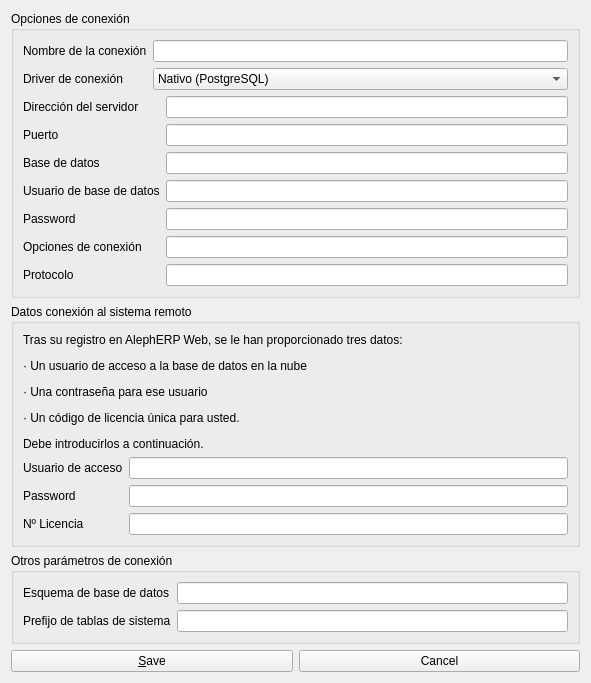
<?xml version="1.0" encoding="UTF-8"?>
<ui version="4.0">
 <class>AERPEditConnectOptionsDlg</class>
 <widget class="QWidget" name="AERPEditConnectOptionsDlg">
  <property name="geometry">
   <rect>
    <x>0</x>
    <y>0</y>
    <width>591</width>
    <height>628</height>
   </rect>
  </property>
  <property name="windowTitle">
   <string>AlephERP - Configuración de conexión</string>
  </property>
  <property name="windowIcon">
   <iconset>
    <normaloff>:/aplicacion/images/alephLogoIcon.ico</normaloff>:/aplicacion/images/alephLogoIcon.ico</iconset>
  </property>
  <layout class="QGridLayout" name="gridLayout_5">
   <item row="0" column="0" colspan="2">
    <widget class="QGroupBox" name="gbGeneral">
     <property name="title">
      <string>Opciones de conexión</string>
     </property>
     <layout class="QGridLayout" name="gridLayout_3">
      <item row="0" column="0">
       <widget class="QLabel" name="label_12">
        <property name="text">
         <string>Nombre de la conexión</string>
        </property>
       </widget>
      </item>
      <item row="0" column="1">
       <widget class="QLineEdit" name="leName"/>
      </item>
      <item row="1" column="0">
       <widget class="QLabel" name="label">
        <property name="sizePolicy">
         <sizepolicy hsizetype="Maximum" vsizetype="Preferred">
          <horstretch>0</horstretch>
          <verstretch>0</verstretch>
         </sizepolicy>
        </property>
        <property name="text">
         <string>Driver de conexión</string>
        </property>
       </widget>
      </item>
      <item row="1" column="1">
       <widget class="QComboBox" name="cbType">
        <item>
         <property name="text">
          <string>Nativo (PostgreSQL)</string>
         </property>
        </item>
        <item>
         <property name="text">
          <string>ODBC</string>
         </property>
        </item>
        <item>
         <property name="text">
          <string>SQLite</string>
         </property>
        </item>
        <item>
         <property name="text">
          <string>Cloud (Nube)</string>
         </property>
        </item>
        <item>
         <property name="text">
          <string>Firebird / Interbase</string>
         </property>
        </item>
       </widget>
      </item>
      <item row="2" column="0" colspan="2">
       <widget class="QStackedWidget" name="stackedWidget">
        <property name="currentIndex">
         <number>0</number>
        </property>
        <widget class="QWidget" name="page">
         <layout class="QGridLayout" name="gridLayout_6">
          <property name="margin">
           <number>0</number>
          </property>
          <item row="0" column="0">
           <widget class="QLabel" name="label_2">
            <property name="text">
             <string>Dirección del servidor</string>
            </property>
           </widget>
          </item>
          <item row="0" column="1">
           <widget class="QLineEdit" name="leServer"/>
          </item>
          <item row="1" column="0">
           <widget class="QLabel" name="label_7">
            <property name="text">
             <string>Puerto</string>
            </property>
           </widget>
          </item>
          <item row="1" column="1">
           <widget class="QLineEdit" name="lePort"/>
          </item>
          <item row="2" column="0">
           <widget class="QLabel" name="label_3">
            <property name="text">
             <string>Base de datos</string>
            </property>
           </widget>
          </item>
          <item row="2" column="1">
           <widget class="QLineEdit" name="leDatabase"/>
          </item>
          <item row="3" column="0">
           <widget class="QLabel" name="label_4">
            <property name="text">
             <string>Usuario de base de datos</string>
            </property>
           </widget>
          </item>
          <item row="3" column="1">
           <widget class="QLineEdit" name="leUser"/>
          </item>
          <item row="4" column="0">
           <widget class="QLabel" name="label_5">
            <property name="text">
             <string>Password</string>
            </property>
           </widget>
          </item>
          <item row="4" column="1">
           <widget class="QLineEdit" name="lePassword"/>
          </item>
          <item row="5" column="0">
           <widget class="QLabel" name="label_9">
            <property name="text">
             <string>Opciones de conexión</string>
            </property>
           </widget>
          </item>
          <item row="5" column="1">
           <widget class="QLineEdit" name="leConnectionOptions"/>
          </item>
          <item row="6" column="0">
           <widget class="QLabel" name="label_10">
            <property name="text">
             <string>Protocolo</string>
            </property>
           </widget>
          </item>
          <item row="6" column="1">
           <widget class="QLineEdit" name="leCloudProtocol"/>
          </item>
         </layout>
        </widget>
        <widget class="QWidget" name="page_2">
         <layout class="QGridLayout" name="gridLayout_2">
          <property name="margin">
           <number>0</number>
          </property>
          <item row="0" column="0">
           <widget class="QLabel" name="label_8">
            <property name="text">
             <string>DSN</string>
            </property>
           </widget>
          </item>
          <item row="0" column="1">
           <widget class="QLineEdit" name="leODBC"/>
          </item>
          <item row="1" column="1">
           <spacer name="verticalSpacer_2">
            <property name="sizeHint" stdset="0">
             <size>
              <width>20</width>
              <height>165</height>
             </size>
            </property>
           </spacer>
          </item>
         </layout>
        </widget>
        <widget class="QWidget" name="page_3">
         <layout class="QVBoxLayout" name="verticalLayout">
          <item>
           <spacer name="verticalSpacer">
            <property name="sizeHint" stdset="0">
             <size>
              <width>20</width>
              <height>155</height>
             </size>
            </property>
           </spacer>
          </item>
         </layout>
        </widget>
       </widget>
      </item>
     </layout>
    </widget>
   </item>
   <item row="2" column="0" colspan="2">
    <widget class="QGroupBox" name="gbOther">
     <property name="title">
      <string>Otros parámetros de conexión</string>
     </property>
     <layout class="QGridLayout" name="gridLayout_4">
      <item row="0" column="0">
       <widget class="QLabel" name="label_11">
        <property name="text">
         <string>Esquema de base de datos</string>
        </property>
       </widget>
      </item>
      <item row="0" column="1">
       <widget class="QLineEdit" name="leSchema"/>
      </item>
      <item row="1" column="0">
       <widget class="QLabel" name="label_6">
        <property name="text">
         <string>Prefijo de tablas de sistema</string>
        </property>
       </widget>
      </item>
      <item row="1" column="1">
       <widget class="QLineEdit" name="leSystemTables"/>
      </item>
     </layout>
    </widget>
   </item>
   <item row="3" column="0">
    <widget class="QPushButton" name="pbSave">
     <property name="text">
      <string>&amp;Save</string>
     </property>
     <property name="icon">
      <iconset>
       <normaloff>:/generales/images/saveAndClose.png</normaloff>:/generales/images/saveAndClose.png</iconset>
     </property>
    </widget>
   </item>
   <item row="3" column="1">
    <widget class="QPushButton" name="pbCancel">
     <property name="text">
      <string>Cancel</string>
     </property>
     <property name="icon">
      <iconset>
       <normaloff>:/generales/images/close.png</normaloff>:/generales/images/close.png</iconset>
     </property>
    </widget>
   </item>
   <item row="1" column="0" colspan="2">
    <widget class="QGroupBox" name="gbCloud">
     <property name="title">
      <string>Datos conexión al sistema remoto</string>
     </property>
     <layout class="QGridLayout" name="gridLayout">
      <item row="3" column="0">
       <widget class="QLabel" name="label_23">
        <property name="text">
         <string>Nº Licencia</string>
        </property>
       </widget>
      </item>
      <item row="1" column="0">
       <widget class="QLabel" name="label_20">
        <property name="text">
         <string>Usuario de acceso</string>
        </property>
       </widget>
      </item>
      <item row="1" column="1">
       <widget class="QLineEdit" name="leCloudUser"/>
      </item>
      <item row="2" column="0">
       <widget class="QLabel" name="label_22">
        <property name="text">
         <string>Password</string>
        </property>
       </widget>
      </item>
      <item row="2" column="1">
       <widget class="QLineEdit" name="leCloudPassword"/>
      </item>
      <item row="3" column="1">
       <widget class="QLineEdit" name="leLicenseKey"/>
      </item>
      <item row="0" column="0" colspan="2">
       <widget class="QLabel" name="label_13">
        <property name="text">
         <string>&lt;html&gt;&lt;head/&gt;&lt;body&gt;&lt;p&gt;Tras su registro en AlephERP Web, se le han proporcionado tres datos:&lt;/p&gt;&lt;p&gt;· Un usuario de acceso a la base de datos en la nube&lt;/p&gt;&lt;p&gt;· Una contraseña para ese usuario&lt;/p&gt;&lt;p&gt;· Un código de licencia única para usted.&lt;/p&gt;&lt;p&gt;Debe introducirlos a continuación.&lt;/p&gt;&lt;/body&gt;&lt;/html&gt;</string>
        </property>
       </widget>
      </item>
     </layout>
    </widget>
   </item>
  </layout>
 </widget>
 <tabstops>
  <tabstop>leName</tabstop>
  <tabstop>cbType</tabstop>
  <tabstop>leServer</tabstop>
  <tabstop>lePort</tabstop>
  <tabstop>leDatabase</tabstop>
  <tabstop>leUser</tabstop>
  <tabstop>lePassword</tabstop>
  <tabstop>leConnectionOptions</tabstop>
  <tabstop>leCloudProtocol</tabstop>
  <tabstop>leCloudUser</tabstop>
  <tabstop>leCloudPassword</tabstop>
  <tabstop>leLicenseKey</tabstop>
  <tabstop>leSchema</tabstop>
  <tabstop>leSystemTables</tabstop>
  <tabstop>pbSave</tabstop>
  <tabstop>pbCancel</tabstop>
  <tabstop>leODBC</tabstop>
 </tabstops>
 <resources/>
 <connections/>
</ui>
